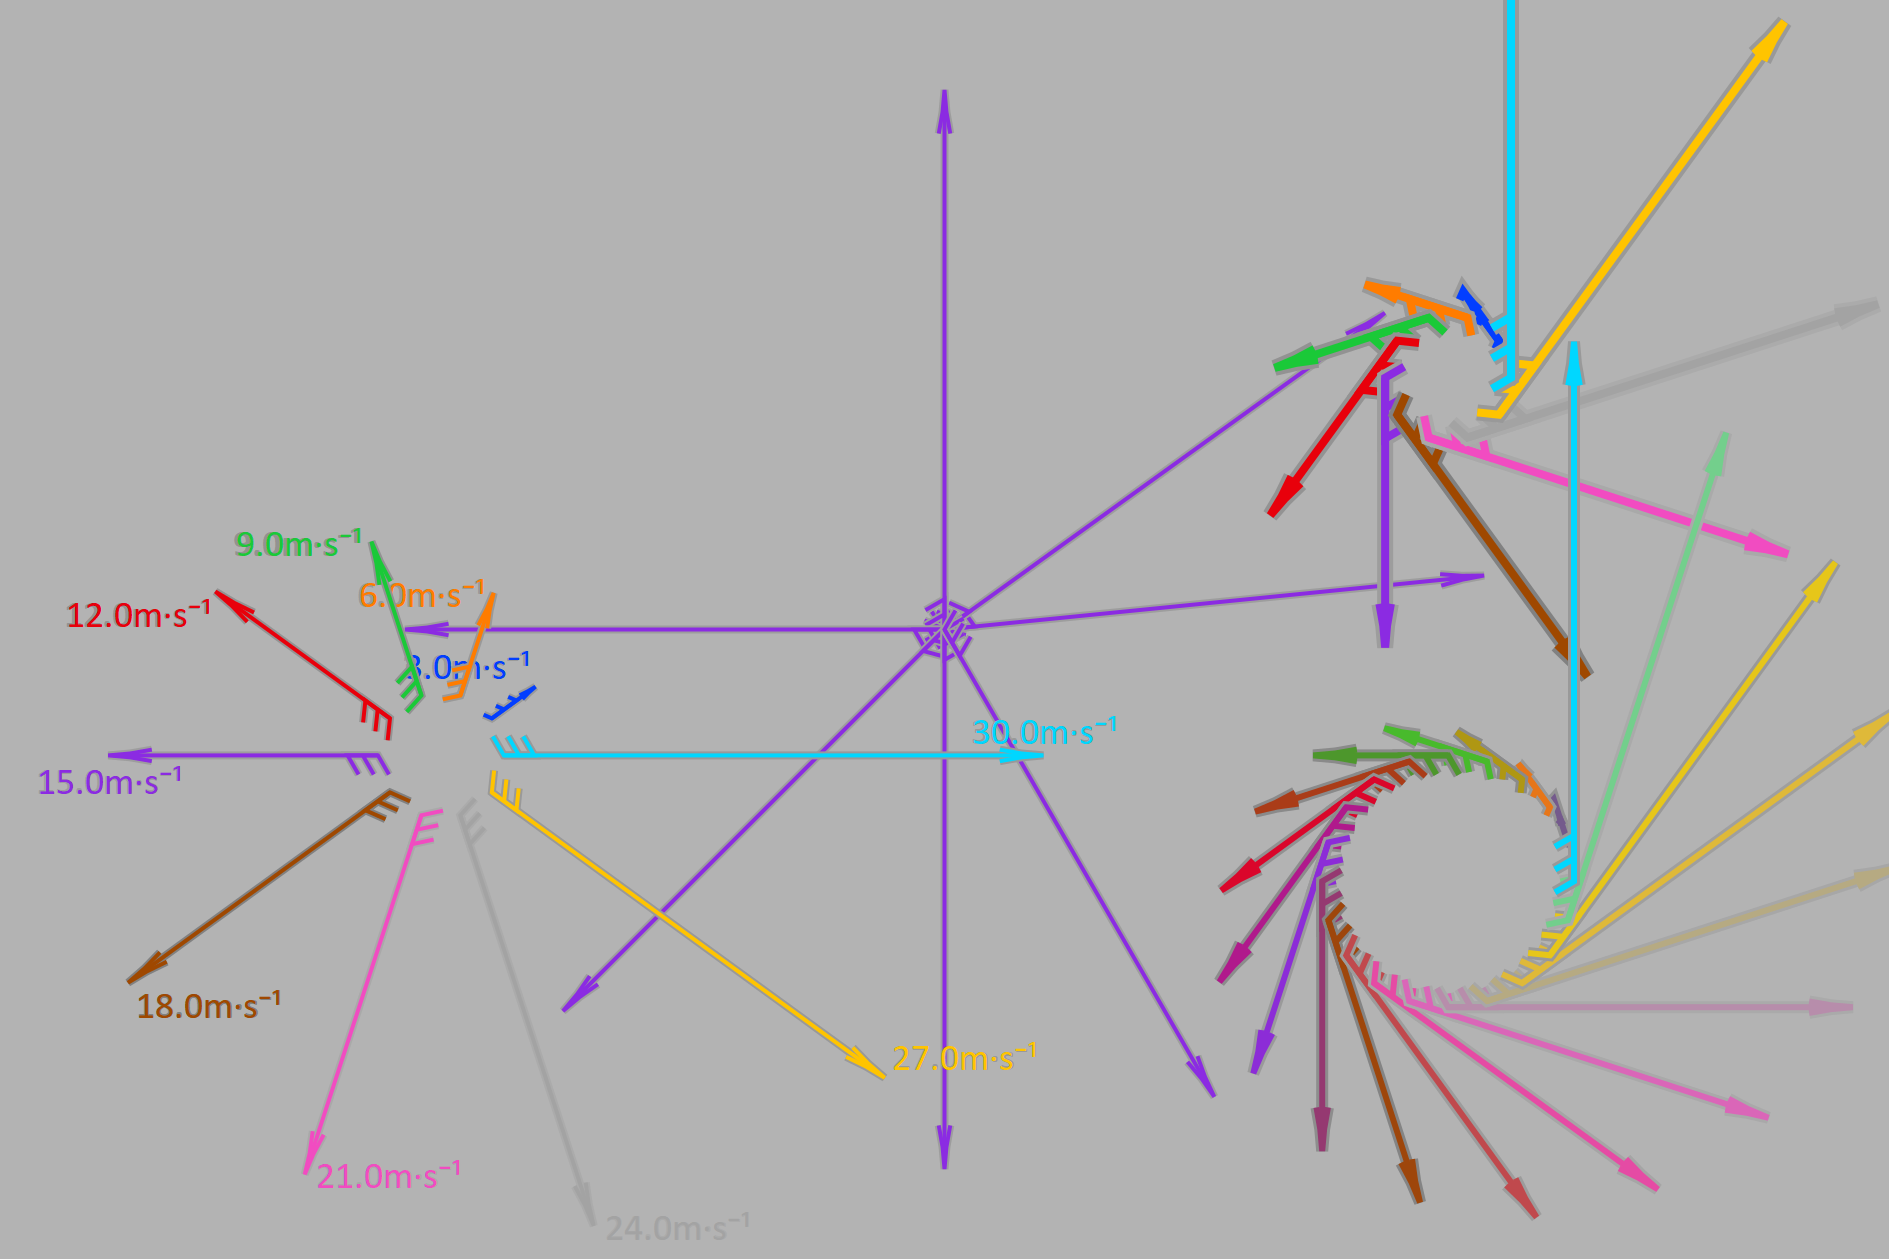

Write the Julia code that produced this figure.
using MechanicalSketch
import MechanicalSketch: °, background, sethue, O, finish,
      m, s, arrow, color_with_luminance, PT, get

let
BACKCOLOR = color_with_luminance(PALETTE[8], 0.7)
function restart()
    empty_figure(joinpath(@__DIR__, "test_8.png"))
    background(BACKCOLOR)
    sethue(PALETTE[5])
end
restart()
p = O + (0m, 0m)
arrow(p, 30m/s, 3m/s, α = 0°, backgroundcolor = BACKCOLOR)
arrow(p, 30m/s, 3m/s, α = 30°, backgroundcolor = BACKCOLOR)
arrow(p, 30m/s, 0m/s, α = 90°, backgroundcolor = BACKCOLOR)
arrow(p, 30m/s, 0m/s, α = 180°, backgroundcolor = BACKCOLOR)
arrow(p, 30m/s, 0m/s, α = 225°, backgroundcolor = BACKCOLOR)
arrow(p, 30m/s, 0m/s, α = 270°, backgroundcolor = BACKCOLOR)
arrow(p, 30m/s, 0m/s, α = 300°, backgroundcolor = BACKCOLOR)

for i = 1:10
    sethue(PALETTE[i])
    α = 36° * i
    p = O + (-8m, -2m) + Point(1m * cos(α), 1m * sin(α))
    arrow(p, i * 3m/s, 0m/s, α = α, backgroundcolor = BACKCOLOR,  labellength = true)
end

for i = 1:10
    sethue(PALETTE[i])
    α = 36° * i
    p = O + (8m, 4m) + Point(1m * cos(α), 1m * sin(α))
    arrow(p, 0m/s, i * 3m/s, α = α, backgroundcolor = BACKCOLOR, linewidth = 2PT)
end

for i = 1:20
    sethue(get(PALETTE, i / 20))
    α = 18° * i
    p = O + (8m, -4m) + Point(2m * cos(α), 2m * sin(α))
    arrow(p, 0.0m/s, i * 1.5m/s, α = α, backgroundcolor = BACKCOLOR, linewidth = 1.5PT)
end


finish()
nothing
end